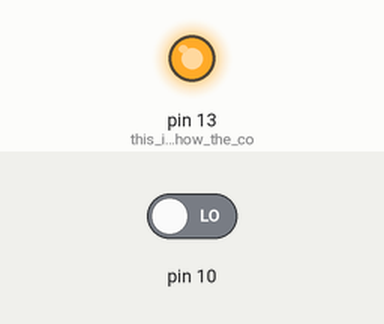
The sketch below on a simulated Arduino Uno, built with avr-gcc and run on an emulated ATmega328P. Shown: output pins drawn as LEDs (lit = HIGH). The test bench sets the inputs (shaded band); at power-on: pin 10 LOW. Pins used as bus, display or sensor lines are not drawn; what the sketch prints to the serial monitor is not drawn.

Above: at 3.0 s.
At 50.4 s:
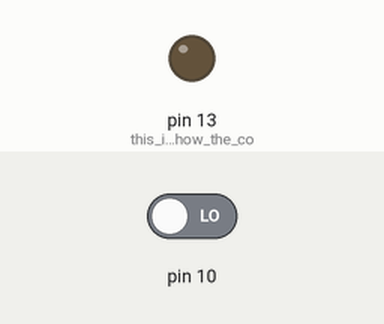
Timing chart, 0 to 67.5 s (numbered marks = the images above):
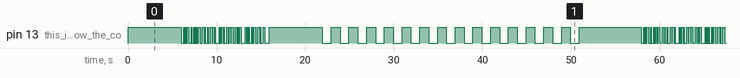

Measured:
- by itself, pin 13 (this_is_to_see_how_the_co): moves between LOW and HIGH, repeating every 51.9 s
- by itself, everything shown: repeats every 51.9 s, in 106 steps

The sketch:

FoxHuntBeacon.ino
```cpp
/*

Radio Fox Tranmitter
by Nathanael Wilson
modified by Dave Negrych VE4NEG - April 2016

This transmits a long tone, followed by a call sign in morse code.
It then waits an specified length of time then transmits it again.
Controls transmissions by connecting to a radio's ptt and mic input.
Audio output on pin 8

*/

#define tonehz 735 //the aproxamite frequency of the tones in hz, in reality it will be a tad lower, and includes lots of harmonics.
#define dit 64 //the length of the dit in milliseconds. The dah and pauses are derived from this.
//#define rest 60000 //the ammount of time between transmits in milliseconds
#define longlength 6000 //length of long tone in milliseconds
#define tx 11 //the pin of the board then keys the radio
#define audio 8 //the pin of the board then outputs the audio

unsigned long rest = 30000;  // <<<<<<<<<<<<<<<<<< set this to change rest period

//Do not change this array, or your morse code may not be converted properly.
String morseTable[] = {"0","12","2111","2121","211","1","1121","221","1111","11","1222","212","1211","22","21","222","1221","2212","121","111","2","112","1112","122","2112","2122","2211","22222","12222","11222","11122","11112","11111","21111","22111","22211","22221"};


String Text = "VE4NEG Fox Hunt"; //This is what will be transmitted
//String easterEgg = "VE4NEG Fox found go to www dot hackaday dot com"; //This will be transmitted instead if pin 10 is held high at reset.

bool egg = 0;

//int TextChars = 15;
//int CodeChars;

//String EEgg = formMorse(easterEgg);
String code = formMorse(Text);
char inChar;
String inputString = "";
int peekInt;
boolean stringComplete = true;
//boolean stringComplete = false;
boolean sending = false;
//boolean debug = true;
boolean debug = false;
boolean led = HIGH;

int duration;
int note = 1000000 / tonehz; //converts the frequency into period
unsigned long waitTimer = 10000;

void setup(){ //set the pins to output mode

  pinMode(tx, OUTPUT);
  pinMode(10, INPUT);
  pinMode(audio, OUTPUT);
  pinMode(13, OUTPUT); //this is to see how the code looks with an led

  egg = digitalRead(10);

  Serial.begin(9600);
  //Serial.println(egg);
  //Serial.println(Text);
  //Serial.println(code);
  //Serial.println(easterEgg);
  //Serial.println(EEgg);
  annouce();
 }

//--------------------------------------------------------------;
void loop(){

while (stringComplete) {
  digitalWrite(tx, HIGH); //starts the radio transmitting
  Serial.println("Sending long tone.");
  playtone(longlength);
  delay(250);

  //if (egg){
    //Serial.println(EEgg);
    //playcode(EEgg);
  //}
  //else{
    //Serial.println(code);
    Serial.println("Sending CW code.");
    playcode(code);
  //}

  delay(250);
  Serial.println("Sending long tone.");
  playtone(longlength);
  digitalWrite(tx, LOW); //Stops the radio's transmission
  restPeriod(rest);
}
}
//------------------------------------------------------------------------------;
void serialEvent() {

/*  if (sending) {
    stringComplete = !stringComplete;
    sending = !sending;
    // if ( debug) {      Serial.println("Serial debug 1");     }
  }
*/

  while (!stringComplete and Serial.available()) {
    getinput();

    // Serial.print(" #1 Char input = ");
    //Serial.print(inChar);
    if (inChar == char(10) || inChar == char(13)) { //buffering till enter or CR/LF pressed
      stringComplete = true;
      sending = true;
      code = "";
      if (inputString=="") {
        code = formMorse(Text);
        Serial.println("Sending default text.");
        Serial.println(Text);
        }
      else {
        code = formMorse(inputString);
        Serial.println("Sending entered text.");
        Serial.println(inputString);
         }
      break;
      }
     inputString += inChar;  // add input character to buffer
    }   // While ends here
    }
//---------- Serial Event ends here ----------------------------------------------//
//------------------------------------------------------------------------------;
void playtone(int note_duration){

  long elapsed_time = 0;
  long startTime=millis();
  if (note_duration > 0){
    digitalWrite(13, HIGH); //See when it is making a tone on the led
    while (elapsed_time < note_duration){
      digitalWrite(audio, HIGH);
      delayMicroseconds(note / 2);
      digitalWrite(audio, LOW);
      delayMicroseconds(note / 2);
      elapsed_time = millis()-startTime;
    }
    digitalWrite(13, LOW);
  }
  else{ //if it's a pause this will run
    delay(dit * 2);
  }
}

void playcode(String input){

  for (int i=0; i < input.length(); i++){
    //Serial.print(input[i]);
    if (input[i] == '0'){ //See if it's a pause
      duration = 0;
    }
    else if (input[i] == '1'){ //See if it's a dit
      duration = dit;
    }
    else if (input[i] == '2'){ //See if it's a dah
      duration = dit * 3;
    }
    playtone(duration);
    delay(dit); //makes a pause between sounds, otherwise each letter would be continuous.
  }
}
String formMorse(String input){

    input.toUpperCase();
    String output = "";
    for(int i=0; i < input.length() ;i++){
        if (input[i] >= 65 && input[i] <= 90)
            output = output + morseTable[input[i]-64] + '0';
        else if (input[i] >= 48 && input[i] <= 57)
            output = output + morseTable[input[i]-21] + '0';
        else if (input[i] == 32)
            output = output + morseTable[0];
    }
    return output;

}

//---------------------------------------------------------------------;
void restPeriod(unsigned long rest) {
   Serial.print("Resting for ");
   Serial.print(rest/1000);
   Serial.println(" seconds");
   wait(rest/1000);
   //delay(rest);
   //Serial.println("Press enter now to change message.");
   //delay(2000);
   //checkforbreak();

}
//---------------------------------------------------------------------;

boolean checkforbreak(){

 if ( Serial.available()) {
         getinput();
          if (inChar > 0) {
          // get input from console
          stringComplete = false;
          //inputString[0] = char(peekInt);
          inputString = "";
          annouce();
          Serial.println("Waiting for input");
          Serial.flush();
          return 1;

          }
 }
 return 0;
}
//---------------------------------------------------------------------;

void getinput() {
    inChar = toUpperCase((char)Serial.read());
    if (debug) {    Serial.print(" Char input = "); Serial.println(inChar, DEC); }

}
//---------------------------------------------------------------------;
void annouce() {
  Serial.println("Press enter to change CW message.");
  // Serial.print("Or wait for default CW message to be sent.");
  Serial.print("Message text = '"); Serial.print(Text); Serial.println("'");
  //restPeriod(5000);
  // checkforbreak();
}
//-------------------------------------------------------------------------

void wait(int seconds) {
// wait for given seconds with check for input each second
  // Serial.print("Waiting ");
  // Serial.println(seconds);
   for(int i=0; i < seconds;i++){
         Serial.print(".");
         if (led == HIGH) {
           // playtone(dit * 3);  // VOX does not respond fast enough to send single dit or dah!
           led = LOW;
          }
         else {
            led = HIGH;
         }
        digitalWrite(13, led);
        delay(1000);
        if (checkforbreak() == true) {
          //Serial.println(" ");
          i = seconds;
        }

    }
    Serial.println();
}
```
